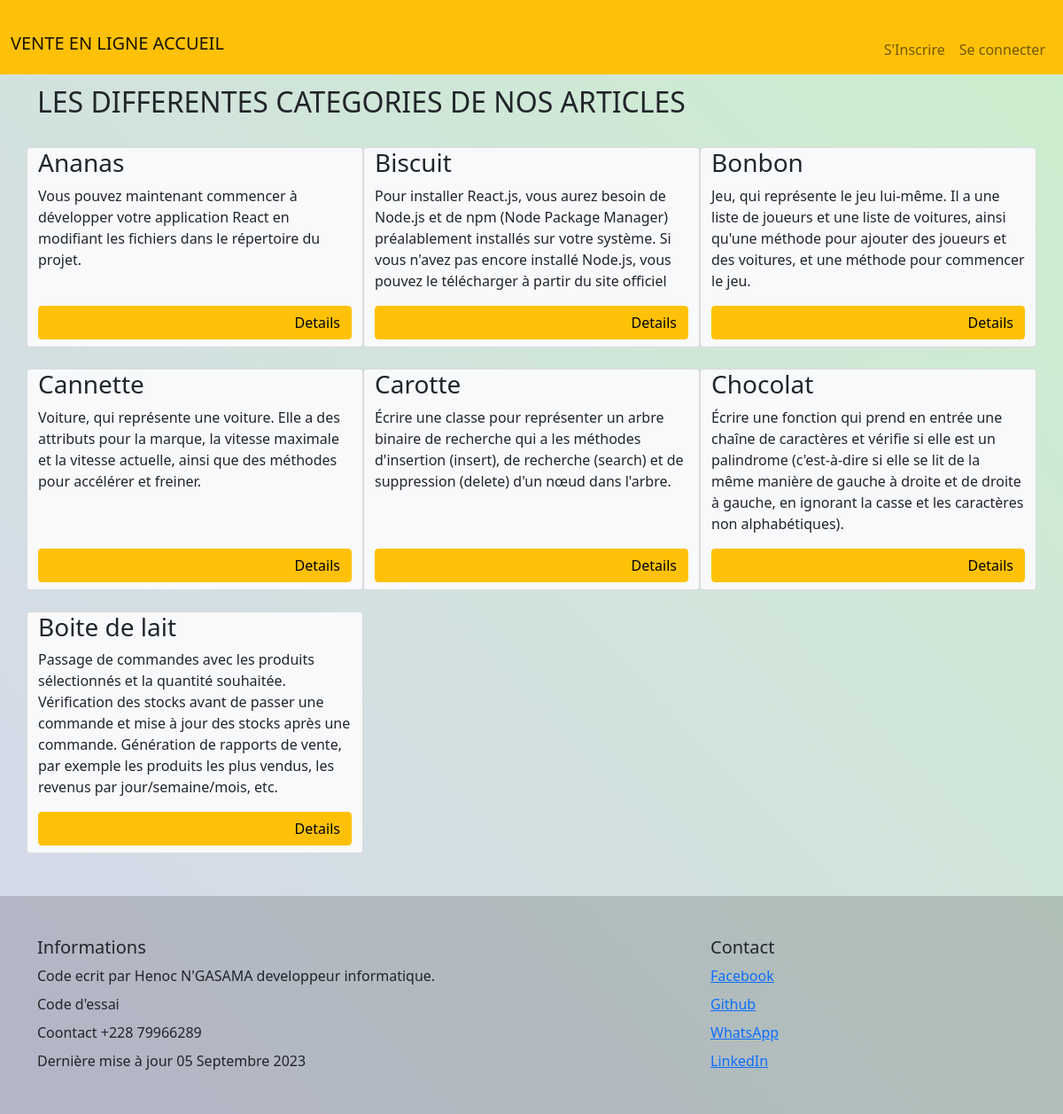
The page / on the database its author committed.
### boutique/models.py (models this page shows, shortened)
class Categorie(models.Model):
    nom = models.CharField(max_length=100)
    slug = models.CharField(max_length=30)
    description = models.TextField()

### boutique/views.py (the view)
# urls.py: path('', index, name="index"),
def index(request):
    Products = Product.objects.all()
    Categories = []
    for product in Products:
        categorie = product.categorie
        if categorie not in Categories:
            Categories.append(categorie)
    context = {
        'Products': Products,
        'Categories': Categories,
        'Client': Client
    }
    return render(request, 'boutique/index.html', context)

### boutique/templates/boutique/index.html
{% extends 'base.html' %}
{% block content %}
<h2>LES DIFFERENTES CATEGORIES DE NOS ARTICLES</h2>
  <div class="row justify-content-start">
      {% for categorie in Categories %}
          <div class="col-6 col-md-4 card gy-4 bg-light">
              <h3>{{ categorie.nom }}</h3>
              <p>{{ categorie.description }}</p>
              <a class="text-end btn btn-warning mb-2 mt-auto" href="{{ categorie.slug }}">Details</a>
          </div>
      {% endfor %}
  </div>
{% endblock %}

### boutique/static/boutique/css/style.css (style rules this page uses)
body { background-image: linear-gradient(to right top, rgba(174, 176, 221, 0.5), rgba(171, 228, 171, 0.6)); background-color: var(--purple); }
div { margin-top:14px; }

### rows shown on the page
Categorie: nom "Ananas", description "Vous pouvez maintenant commencer à développer votre application React en modifiant les fichiers dans le répertoire du projet."
Categorie: nom "Biscuit", description "Pour installer React.js, vous aurez besoin de Node.js et de npm (Node Package Manager) préalablement installés sur votre système. Si vous n'avez pas encore installé Node.js, vous pouvez le télécharger à partir du site officiel"
Categorie: nom "Bonbon", description "Jeu, qui représente le jeu lui-même. Il a une liste de joueurs et une liste de voitures, ainsi qu'une méthode pour ajouter des joueurs et des voitures, et une méthode pour commencer le jeu."
Categorie: nom "Cannette", description "Voiture, qui représente une voiture. Elle a des attributs pour la marque, la vitesse maximale et la vitesse actuelle, ainsi que des méthodes pour accélérer et freiner."
Categorie: nom "Carotte", description "Écrire une classe pour représenter un arbre binaire de recherche qui a les méthodes d'insertion (insert), de recherche (search) et de suppression (delete) d'un nœud dans l'arbre."
Categorie: nom "Chocolat", description "Écrire une fonction qui prend en entrée une chaîne de caractères et vérifie si elle est un palindrome (c'est-à-dire si elle se lit de la même manière de gauche à droite et de droite à gauche, en ignorant la casse et les caractères non alphabétiques)."
Categorie: nom "Boite de lait", description "Passage de commandes avec les produits sélectionnés et la quantité souhaitée. Vérification des stocks avant de passer une commande et mise à jour des stocks après une commande. Génération de rapports de vente, par exemple les produits les plus vendus, les revenus par jour/semaine/mois, etc."
